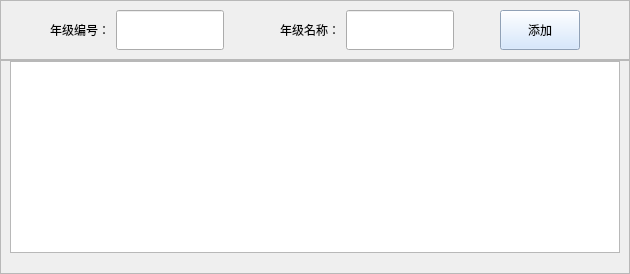
               <widget class="QWidget" name="gradeSetPage">
                <layout class="QVBoxLayout" name="verticalLayout_13">
                 <property name="spacing">
                  <number>0</number>
                 </property>
                 <property name="leftMargin">
                  <number>0</number>
                 </property>
                 <property name="topMargin">
                  <number>0</number>
                 </property>
                 <property name="rightMargin">
                  <number>0</number>
                 </property>
                 <property name="bottomMargin">
                  <number>0</number>
                 </property>
                 <item>
                  <widget class="QFrame" name="frame_25">
                   <property name="sizePolicy">
                    <sizepolicy hsizetype="Preferred" vsizetype="Expanding">
                     <horstretch>0</horstretch>
                     <verstretch>2</verstretch>
                    </sizepolicy>
                   </property>
                   <property name="styleSheet">
                    <string notr="true">QPushButton{
	background-color: rgb(202, 225, 255);
	font: 12pt &quot;黑体&quot;;
	color: rgb(0, 0, 0);	
}
QPushButton:pressed{
	background-color: rgb(119, 144, 255);
	color: rgb(255, 255, 255);
	padding-bottom:3px;
	padding-left:3px;
}
QLabel{
	font: 10pt &quot;黑体&quot;;
}
QPushButton:hover{
	background-color: rgb(119, 144, 255);
	color: rgb(255, 255, 255);
}</string>
                   </property>
                   <property name="frameShape">
                    <enum>QFrame::StyledPanel</enum>
                   </property>
                   <property name="frameShadow">
                    <enum>QFrame::Raised</enum>
                   </property>
                   <layout class="QGridLayout" name="gridLayout">
                    <item row="0" column="5">
                     <widget class="QLineEdit" name="lineEdit_2">
                      <property name="minimumSize">
                       <size>
                        <width>0</width>
                        <height>40</height>
                       </size>
                      </property>
                     </widget>
                    </item>
                    <item row="0" column="4">
                     <widget class="QLabel" name="label_8">
                      <property name="minimumSize">
                       <size>
                        <width>0</width>
                        <height>40</height>
                       </size>
                      </property>
                      <property name="text">
                       <string>年级名称：</string>
                      </property>
                     </widget>
                    </item>
                    <item row="0" column="0">
                     <spacer name="horizontalSpacer_22">
                      <property name="orientation">
                       <enum>Qt::Horizontal</enum>
                      </property>
                      <property name="sizeHint" stdset="0">
                       <size>
                        <width>40</width>
                        <height>20</height>
                       </size>
                      </property>
                     </spacer>
                    </item>
                    <item row="0" column="1">
                     <widget class="QLabel" name="label_7">
                      <property name="minimumSize">
                       <size>
                        <width>0</width>
                        <height>40</height>
                       </size>
                      </property>
                      <property name="text">
                       <string>年级编号：</string>
                      </property>
                     </widget>
                    </item>
                    <item row="0" column="3">
                     <spacer name="horizontalSpacer_20">
                      <property name="orientation">
                       <enum>Qt::Horizontal</enum>
                      </property>
                      <property name="sizeType">
                       <enum>QSizePolicy::Maximum</enum>
                      </property>
                      <property name="sizeHint" stdset="0">
                       <size>
                        <width>50</width>
                        <height>20</height>
                       </size>
                      </property>
                     </spacer>
                    </item>
                    <item row="0" column="7">
                     <widget class="QPushButton" name="pushButton_9">
                      <property name="minimumSize">
                       <size>
                        <width>0</width>
                        <height>40</height>
                       </size>
                      </property>
                      <property name="text">
                       <string>添加</string>
                      </property>
                     </widget>
                    </item>
                    <item row="0" column="6">
                     <spacer name="horizontalSpacer_21">
                      <property name="orientation">
                       <enum>Qt::Horizontal</enum>
                      </property>
                      <property name="sizeType">
                       <enum>QSizePolicy::Maximum</enum>
                      </property>
                      <property name="sizeHint" stdset="0">
                       <size>
                        <width>40</width>
                        <height>20</height>
                       </size>
                      </property>
                     </spacer>
                    </item>
                    <item row="0" column="2">
                     <widget class="QLineEdit" name="lineEdit">
                      <property name="minimumSize">
                       <size>
                        <width>0</width>
                        <height>40</height>
                       </size>
                      </property>
                     </widget>
                    </item>
                    <item row="0" column="8">
                     <spacer name="horizontalSpacer_23">
                      <property name="orientation">
                       <enum>Qt::Horizontal</enum>
                      </property>
                      <property name="sizeHint" stdset="0">
                       <size>
                        <width>40</width>
                        <height>20</height>
                       </size>
                      </property>
                     </spacer>
                    </item>
                   </layout>
                  </widget>
                 </item>
                 <item>
                  <widget class="QFrame" name="frame_26">
                   <property name="sizePolicy">
                    <sizepolicy hsizetype="Preferred" vsizetype="Expanding">
                     <horstretch>0</horstretch>
                     <verstretch>8</verstretch>
                    </sizepolicy>
                   </property>
                   <property name="styleSheet">
                    <string notr="true">QTableWidget QHeaderView::section {
	background-color: rgb(227, 87, 255); /* 设置表头背景色 */
    padding: 5px; /* 内边距，可调整内容与边框间距 */
    border: 1px solid #ccc; /* 表头单元格边框 */
    text-align: center; /* 文本左对齐，也可设为center等 */
}

QTableWidgetItem {
	font: 12pt &quot;楷体&quot;;
	color: rgb(0, 0, 0);
}

QPushButton{
	background-color: rgb(202, 225, 255);
	font: 12pt &quot;黑体&quot;;
	color: rgb(0, 0, 0);	
}
QPushButton:pressed{
	background-color: rgb(119, 144, 255);
	color: rgb(255, 255, 255);
	padding-bottom:3px;
	padding-left:3px;
}
QPushButton:hover{
	background-color: rgb(119, 144, 255);
	color: rgb(255, 255, 255);
}</string>
                   </property>
                   <property name="frameShape">
                    <enum>QFrame::StyledPanel</enum>
                   </property>
                   <property name="frameShadow">
                    <enum>QFrame::Raised</enum>
                   </property>
                   <layout class="QFormLayout" name="formLayout_5">
                    <property name="topMargin">
                     <number>0</number>
                    </property>
                    <property name="bottomMargin">
                     <number>20</number>
                    </property>
                    <item row="0" column="0" colspan="2">
                     <widget class="QTableWidget" name="tableWidget_3"/>
                    </item>
                   </layout>
                  </widget>
                 </item>
                </layout>
               </widget>
